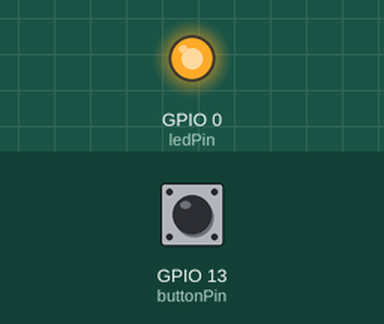
Bench run of a sketch on a simulated ESP8266 (NodeMCU). Parts: output pins drawn as LEDs (lit = HIGH). The test bench sets the inputs (shaded band); at power-on: GPIO 13 (buttonPin) LOW. WiFi joins after 1.5 s; servers stay silent unless stated; no MQTT or app messages arrive unless stated; what the sketch prints to the serial monitor is not drawn.

Above: at 2.7 s.
2.8 s: GPIO 13 (buttonPin) pulled HIGH for 1 s
At 4.3 s:
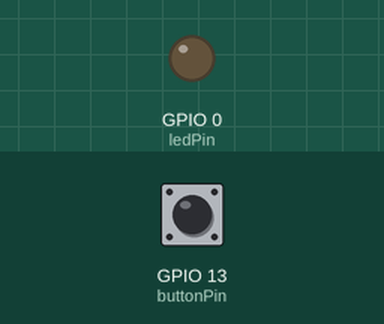
6.0 s: GPIO 13 (buttonPin) pulled HIGH for 3.2 s
At 11.0 s:
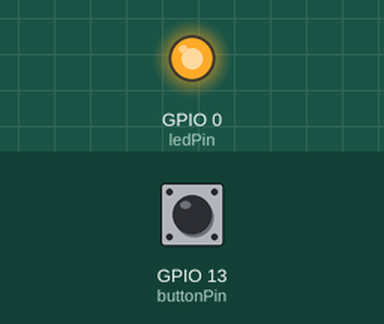
Timing chart, 0 to 12.5 s (numbered marks = the images above; inputs shaded):
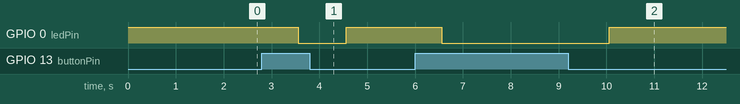

Measured:
- after the input at 2.8 s, GPIO 0 (ledPin): HIGH → LOW after 0.76 s, → HIGH 1.0 s later
- after the input at 6.0 s, GPIO 0 (ledPin): HIGH → LOW after 0.56 s, → HIGH 3.5 s later

The sketch:

mqtt2_working.ino
```cpp
/*

const char* ssid = "SLT-Fiber"; // Enter your WiFi name
const char* password = "home@12369"; // Enter WiFi password
const char* mqttServer = "192.168.1.3";
const int mqttPort = 37181;
//const char* mqttUser = "otfxknod";
//const char* mqttPassword = "nSuUc1dDLygF";
*/
 /*
 * ESP8266 (Adafruit HUZZAH) Mosquitto MQTT Publish Example
 * Thomas Varnish (https://github.com/tvarnish), (https://www.instructables.com/member/Tango172)
 * Made as part of my MQTT Instructable - "How to use MQTT with the Raspberry Pi and ESP8266"
 */
#include <Bounce2.h> // Used for "debouncing" the pushbutton
#include <ESP8266WiFi.h> // Enables the ESP8266 to connect to the local network (via WiFi)
#include <PubSubClient.h> // Allows us to connect to, and publish to the MQTT broker

const int ledPin = 0; // This code uses the built-in led for visual feedback that the button has been pressed
const int buttonPin = 13; // Connect your button to pin #13

// WiFi
// Make sure to update this for your own WiFi network!
const char* ssid = "SLT-Fiber";
const char* wifi_password = "home@12369";

// MQTT
// Make sure to update this for your own MQTT Broker!
const char* mqtt_server = "192.168.1.3";
const char* mqtt_topic = "test";
const char* mqtt_username = "praveen";
const char* mqtt_password = "Pra350een";
// The client id identifies the ESP8266 device. Think of it a bit like a hostname (Or just a name, like Greg).
const char* clientID = "ESP12E";

// Initialise the Pushbutton Bouncer object
Bounce bouncer = Bounce();

// Initialise the WiFi and MQTT Client objects
WiFiClient wifiClient;
PubSubClient client(mqtt_server, 1883, wifiClient); // 1883 is the listener port for the Broker

void setup() {
  pinMode(ledPin, OUTPUT);
  pinMode(buttonPin, INPUT);

  // Switch the on-board LED off to start with
  digitalWrite(ledPin, HIGH);

  // Setup pushbutton Bouncer object
  bouncer.attach(buttonPin);
  bouncer.interval(5);

  // Begin Serial on 115200
  // Remember to choose the correct Baudrate on the Serial monitor!
  // This is just for debugging purposes
  Serial.begin(115200);

  Serial.print("Connecting to ");
  Serial.println(ssid);

  // Connect to the WiFi
  WiFi.begin(ssid, wifi_password);

  // Wait until the connection has been confirmed before continuing
  while (WiFi.status() != WL_CONNECTED) {
    delay(500);
    Serial.print(".");
  }

  // Debugging - Output the IP Address of the ESP8266
  Serial.println("WiFi connected");
  Serial.print("IP address: ");
  Serial.println(WiFi.localIP());

  // Connect to MQTT Broker
  // client.connect returns a boolean value to let us know if the connection was successful.
  // If the connection is failing, make sure you are using the correct MQTT Username and Password (Setup Earlier in the Instructable)
  if (client.connect(clientID, mqtt_username, mqtt_password)) {
    Serial.println("Connected to MQTT Broker!");
  }
  else {
    Serial.println("Connection to MQTT Broker failed...");
  }

}

void loop() {

  client.publish(mqtt_topic, "Button pressed!");
  delay(500);
  // Update button state
  // This needs to be called so that the Bouncer object can check if the button has been pressed
  bouncer.update();

  if (bouncer.rose()) {
    // Turn light on when button is pressed down
    // (i.e. if the state of the button rose from 0 to 1 (not pressed to pressed))
    digitalWrite(ledPin, LOW);

    // PUBLISH to the MQTT Broker (topic = mqtt_topic, defined at the beginning)
    // Here, "Button pressed!" is the Payload, but this could be changed to a sensor reading, for example.
    if (client.publish(mqtt_topic, "Button pressed!")) {
      Serial.println("Button pushed and message sent!");
    }
    // Again, client.publish will return a boolean value depending on whether it succeded or not.
    // If the message failed to send, we will try again, as the connection may have broken.
    else {
      Serial.println("Message failed to send. Reconnecting to MQTT Broker and trying again");
      client.connect(clientID, mqtt_username, mqtt_password);
      delay(10); // This delay ensures that client.publish doesn't clash with the client.connect call
      client.publish(mqtt_topic, "Button pressed!");
    }
  }
  else if (bouncer.fell()) {
    // Turn light off when button is released
    // i.e. if state goes from high (1) to low (0) (pressed to not pressed)
    digitalWrite(ledPin, HIGH);
  }
}
```
